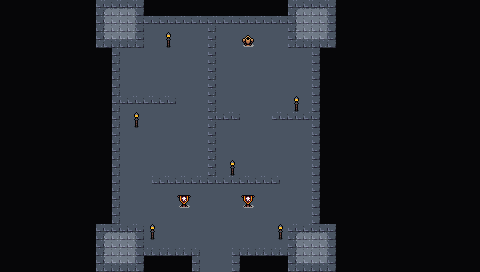

This game map was drawn from its Tiled (.tmx) file and the tilesets committed beside it. A one-line description and the trimmed map source follow:
An orthogonal 30x17 tile map with 16x16 px tiles, 4 tile layers (Collision, Background, Walls, Clutter), 2 tilesets and 9 objects.

<map version="1.10" tiledversion="1.10.1" orientation="orthogonal" renderorder="right-down" width="30" height="17" tilewidth="16" tileheight="16" infinite="0" nextlayerid="8" nextobjectid="58">
 <editorsettings>
  <export target="wastetown..tmx" format="tmx" />
 </editorsettings>
 <tileset firstgid="1" source="../tileset/main.tsx" />
 <tileset firstgid="10113" source="../tileset/buildings.tsx" />
 <layer id="6" name="Collision" width="30" height="17">
  <data>[510 cells, 401 non-empty, 13 distinct tile ids]</data>
 </layer>
 <layer id="1" name="Background" width="30" height="17">
  <data>[510 cells, 510 non-empty, 3 distinct tile ids]</data>
 </layer>
 <layer id="2" name="Walls" width="30" height="17">
  <data>[510 cells, 100 non-empty, 16 distinct tile ids]</data>
 </layer>
 <layer id="3" name="Clutter" width="30" height="17">
  <properties>
   <property name="spriteLayer" type="bool" value="true" />
  </properties>
  <data>[510 cells, 9 non-empty, 3 distinct tile ids]</data>
 </layer>
 <objectgroup id="4" name="Objects">
  <object id="38" template="../obj/entry_up.tx" x="192" y="281" width="48" height="16">
   <properties>
    <property name="teleport" value="" />
   </properties>
  </object>
  <object id="50" template="../obj/enemy.tx" x="248.5" y="122">
   <properties>
    <property name="enemy" value="Human elite" />
   </properties>
  </object>
  <object id="51" template="../obj/treasure.tx" x="223.5" y="50.3333" />
  <object id="52" template="../obj/gold.tx" x="256" y="48.25" />
  <object id="53" template="../obj/enemy.tx" x="183.5" y="105">
   <properties>
    <property name="enemy" value="Knight" />
   </properties>
  </object>
  <object id="54" template="../obj/enemy.tx" x="286.167" y="186.333">
   <properties>
    <property name="enemy" value="Human" />
   </properties>
  </object>
  <object id="55" template="../obj/enemy.tx" x="131" y="187.167">
   <properties>
    <property name="enemy" value="Human guard" />
   </properties>
  </object>
  <object id="56" template="../obj/gold.tx" x="122" y="96.5" />
  <object id="57" template="../obj/enemy.tx" x="208.5" y="224">
   <properties>
    <property name="enemy" value="Human" />
   </properties>
  </object>
 </objectgroup>
</map>
